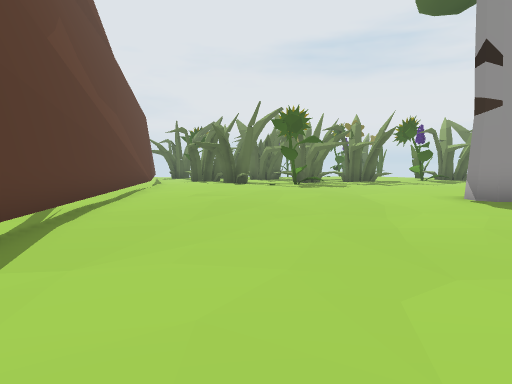
[1] (above)

17 first-person views from a walk through a scene from a Unity 3-D project. The camera is 1.5 m above the floor, tilts 4° down and sees 70° across. The floor is counted in squares, 2 m on a side. Each view is taken from the middle of a square. On the plan, view 1 faces up. The plan holds only what a view shows up to about 11 squares ahead; the rest is blank. The place goes on beyond the plan. The player is left out. Some animated figures are left out.

[2]
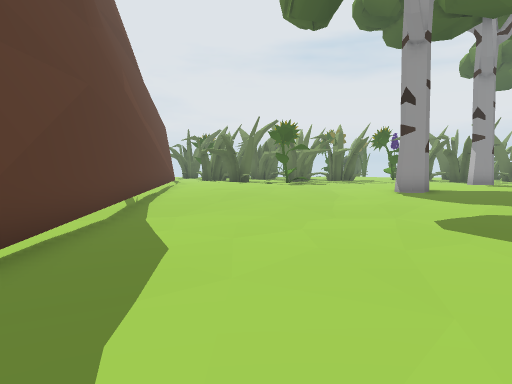

[3]
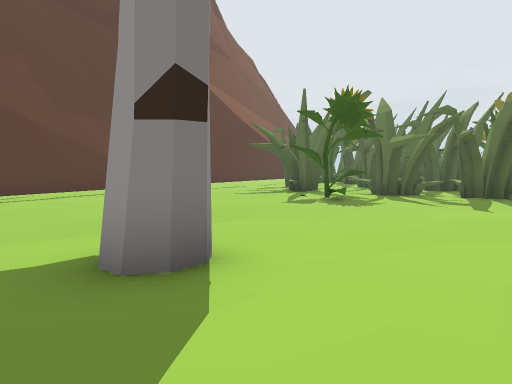

[4]
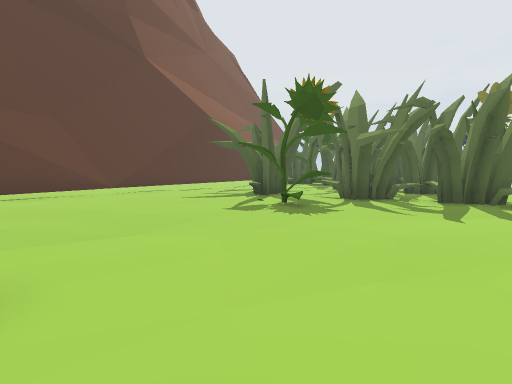

[5]
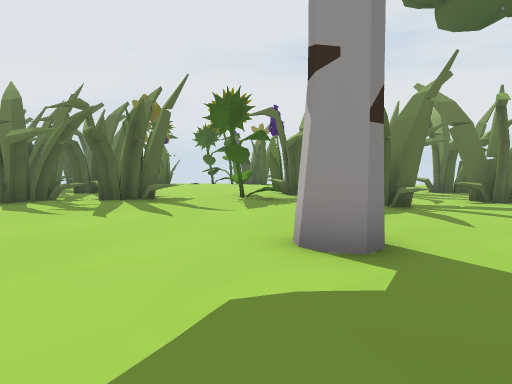

[6]
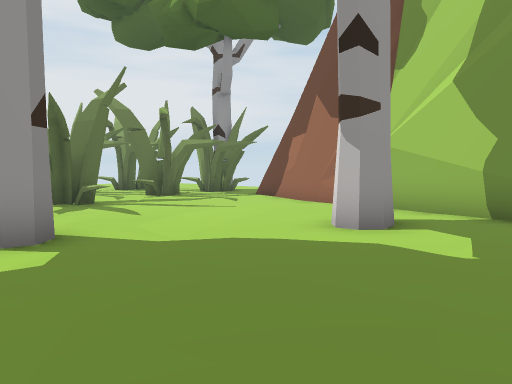

[7]
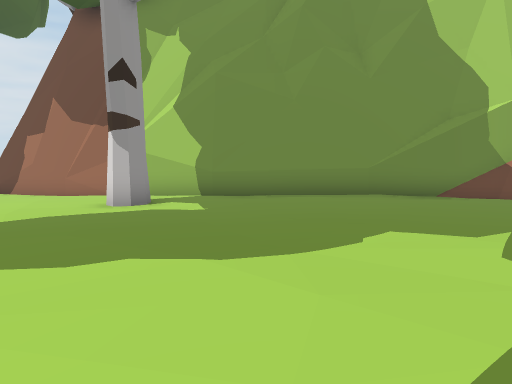

[8]
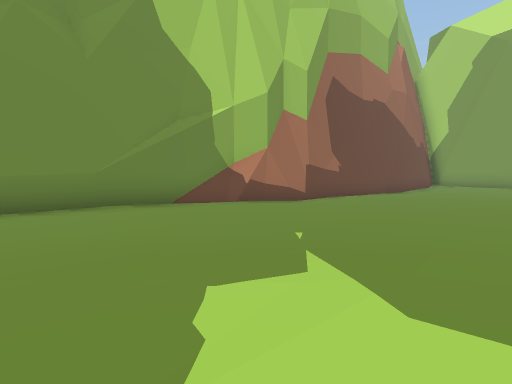

[9]
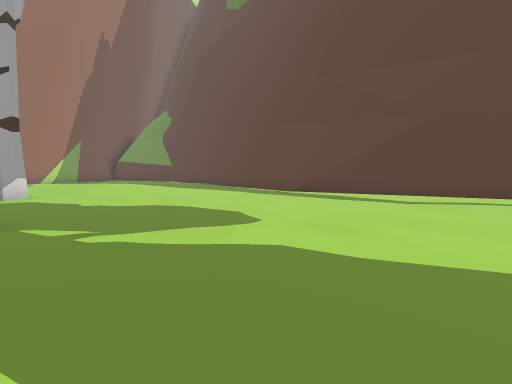

[10]
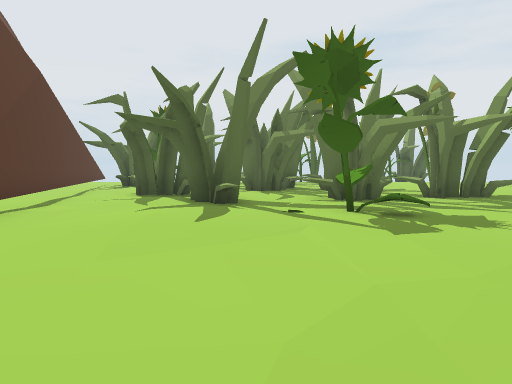

[11]
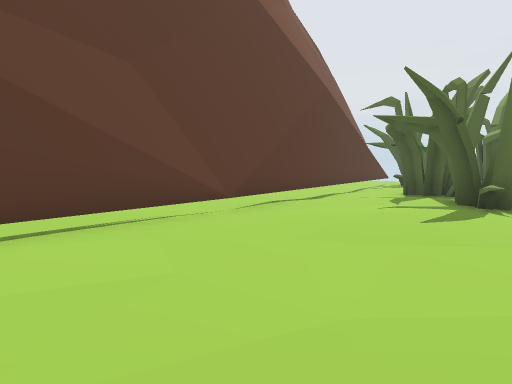

[12]
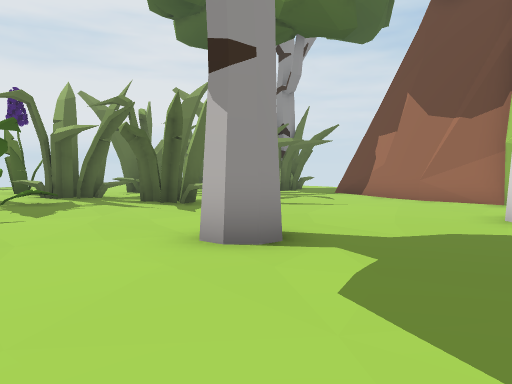

[13]
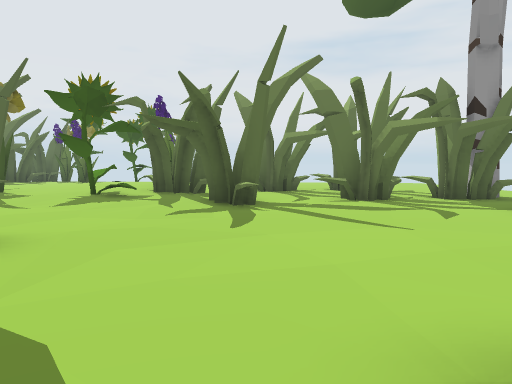

[14]
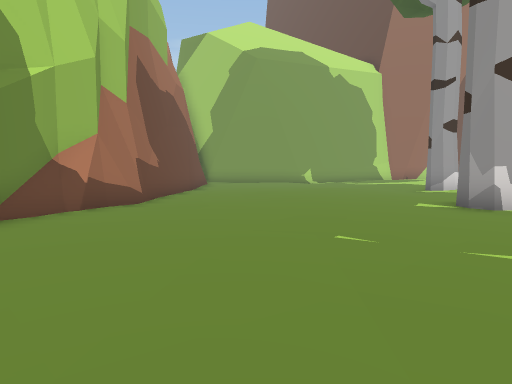

[15]
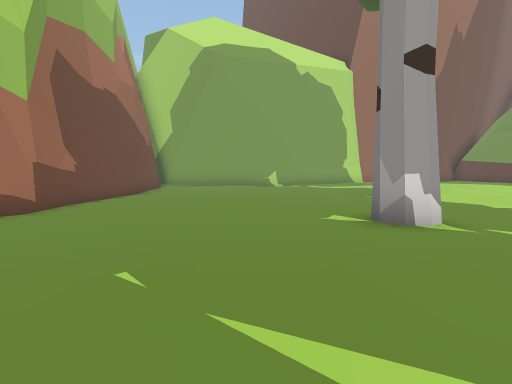

[16]
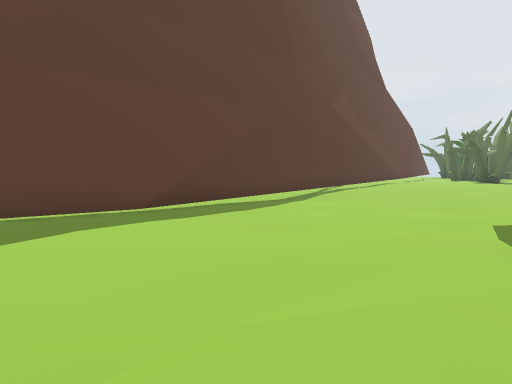

[17]
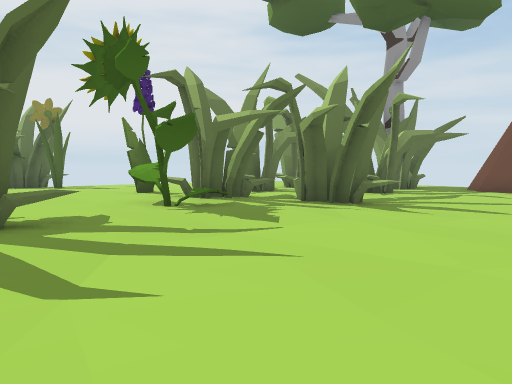

### Floor plan
Key: @ floor where view 1 was taken; # wall or solid block; x gap in a wall; . main floor; : floor 0.25 m higher than the main floor; - floor 0.25 m lower than the main floor; + floor 0.5 m higher than the main floor; / step, stairs or slope; = window, fence, low wall or low ledge; ^ raised ledge.
Columns run from 6 left of view 1 to 20 right of it. Each row starts with its distance up from view 1.
 20 #- #  ... .#...^###..- -- x
 19 #..## ...###...#..#---#####
 18 ##...#.=##.##....-##-##---
 17  #...#............-#------
 16  #...==.^..--.....-----..
 15  #....../.........------#
 14  ##................-----#
 13   #................-...-#
 12   #...........::#....../#
 11   #......-....:::......##
 10   #......-...::::...#..#
  9   #..:...-..::::::.....#
  8   #........#::::::....##
  7   #/........::+:::..:.#
  6   #.....-...::::::..::#
  5   ##....-...::::::..::#
  4    #.--.-....::::....:#
  3    #------...:::......#
  2    #.....-...:........#
  1    #......-...........#
  0    #..@.......#......##
 -1    #.................#
 -2    #....:............#
 -3    #.:::::...........#
 -4    #.:::::...........#
 -5        ::::..-.......#

Where each view was taken, in squares from view 1:
view 1: 0 up, 0 right, facing up
view 2: 4 down, 0 right, facing up
view 3: 6 up, 8 right, facing up-left
view 4: 8 up, 8 right, facing up-left
view 5: 8 up, 9 right, facing up
view 6: 7 up, 9 right, facing up-right
view 7: 7 up, 6 right, facing right
view 8: 7 up, 8 right, facing down-right
view 9: 7 up, 8 right, facing down-left
view 10: 9 up, 0 right, facing up
view 11: 9 up, 1 right, facing up-left
view 12: 9 up, 7 right, facing up-right
view 13: 9 up, 13 right, facing up
view 14: 7 up, 12 right, facing down
view 15: 6 up, 10 right, facing down
view 16: 5 down, 4 right, facing up-left
view 17: 13 up, 5 right, facing up-right
